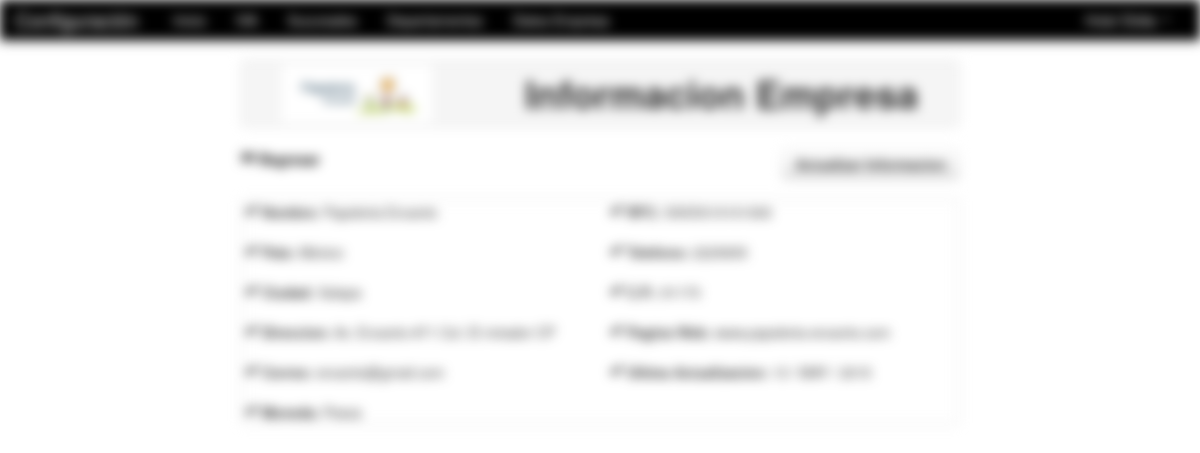
The page /Modulos/Datos/empresa.php (signed in) on the database its author committed.
### tables this page shows
CREATE TABLE IF NOT EXISTS `empresa` (
`idEmpresa` int(11) NOT NULL,
  `empresa` varchar(255) NOT NULL,
  `nit` varchar(255) NOT NULL,
  `direccion` varchar(255) NOT NULL,
  `pais` varchar(255) NOT NULL,
  `ciudad` varchar(255) NOT NULL,
  `tel` varchar(255) NOT NULL,
  `fax` varchar(255) NOT NULL,
  `web` varchar(255) NOT NULL,
  `correo` varchar(255) NOT NULL,
  `fecha` date NOT NULL,
  `moneda` varchar(22) NOT NULL,
  `anno` varchar(255) NOT NULL
);

### Modulos/funciones.php (called while the page is built, shortened)
<?php
	function fecha($fecha){
		$meses = array("ENE","FEB","MAR","ABR","MAY","JUN","JUL","AGO","SEP","OCT","NOV","DIC");
		$a=substr($fecha, 0, 4);
		$m=substr($fecha, 5, 2);
		$d=substr($fecha, 8);
		return $d." / ".$meses[$m-1]." / ".$a;
	}
?>

### Modulos/Datos/empresa.php (the view, shortened to what this page needs)
<?php
	include_once "class/class.php";
	include_once "../funciones.php";
?>
<!DOCTYPE html>
<html lang="es">
  <head>
    <link href="../../css/bootstrap.css" rel="stylesheet">
    <link href="../../css/bootstrap-responsive.css" rel="stylesheet">
  </head>
  <body>
    <?php include_once "../../menu/m_datos.php"; ?>
    <div align="center">
    <table width="60%">
      <tr>
        <td>
        	<?php
				$pa=mysql_query("SELECT * FROM empresa WHERE idEmpresa=1");
				$row=mysql_fetch_array($pa);
			?>
        	<table class="table table-bordered">
              <tr class="well">
                <td>
               	    <div class="row-fluid">
	                    <div class="span4" align="center">
                        	<img src="../../img/logo.jpg" width="150" height="100">
                        </div>
    	                <div class="span8">
                    		<h1 align="center">Informacion Empresa</h1>
                        </div>
                    </div>
                </td>
              </tr>
            </table>
        </td>
      </tr>
    </table>
    <table width="60%">
      <tr>
        <td>
       	    <div class="row-fluid">
	            <div class="span4">
                	<a href="index.php" class="text-info"><i class="icon-fast-backward"></i> <strong>Regresar</strong></a>
                </div>
    	        <div class="span8" align="right">
                	<a href="#myModal" role="button" class="btn" data-toggle="modal"><strong>Actualizar Informacion</strong></a>
                </div>
            </div><br>
        	<table class="table table-bordered">
              <tr>
                <td>
                    <div class="row-fluid">
                    	<div class="span6">
                        	<i class="icon-ok"></i> <strong>Nombre: </strong><?php echo $row['empresa']; ?><br><br>
                            <i class="icon-ok"></i> <strong>Pais: </strong><?php echo $row['pais']; ?><br><br>
                            <i class="icon-ok"></i> <strong>Ciudad: </strong><?php echo $row['ciudad']; ?><br><br>
                            <i class="icon-ok"></i> <strong>Direccion: </strong><?php echo $row['direccion']; ?><br><br>
                            <i class="icon-ok"></i> <strong>Correo: </strong><?php echo $row['correo']; ?><br><br>
                            <i class="icon-ok"></i> <strong>Moneda: </strong><?php echo $row['moneda']; ?>
                        </div>
                    	<div class="span6">
                        	<i class="icon-ok"></i> <strong>RFC: </strong><?php echo $row['nit']; ?><br><br>
                            <i class="icon-ok"></i> <strong>Telefono: </strong><?php echo $row['tel']; ?><br><br>
                            <i class="icon-ok"></i> <strong>C.P.: </strong><?php echo $row['fax']; ?><br><br>
                            <i class="icon-ok"></i> <strong>Pagina Web: </strong><?php echo $row['web']; ?><br><br>
                            <i class="icon-ok"></i> <strong>Ultima Actualizacion: </strong><?php echo fecha($row['fecha']); ?><br><br>
                    	</div>
                    </div>
                </td>
              </tr>
            </table>
        </td>
      </tr>
    </table>
    </div>
  </body>
</html>

### Modulos/Datos/empresa.php (style rules this page uses)
body { padding-top: 60px; padding-bottom: 40px; }

### rows shown on the page
empresa: empresa "Papeleria Encanto", pais "México", ciudad "Xalapa", direccion "Av. Encanto #71 Col. El mirador CP", correo "encanto@gmail.com", moneda "Pesos", nit "XAXX010101000", tel "2225655", fax "91170", web "www.papeleria-encanto.com", fecha "13 / MAY / 2015"

### other values the page prints
$_SESSION['user_name'] "Elidia"
